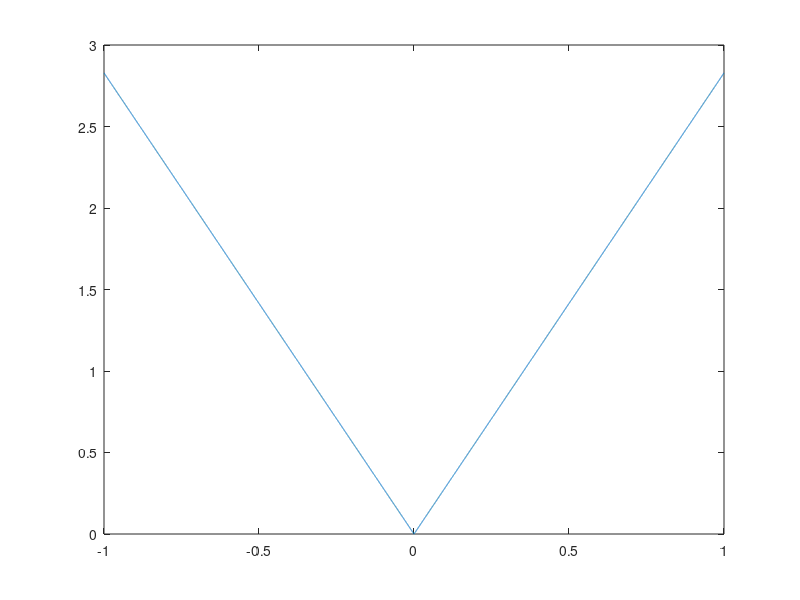

Write the MATLAB code that produced this figure.
clear;
close all;

noiseVar = 1;

r = -1:0.0001:1;
llr = log(exp(-(r - 1/sqrt(2)).^2./noiseVar) ./ exp(-(r + 1/sqrt(2)).^2./noiseVar));

figure;
plot(r, abs(llr))
